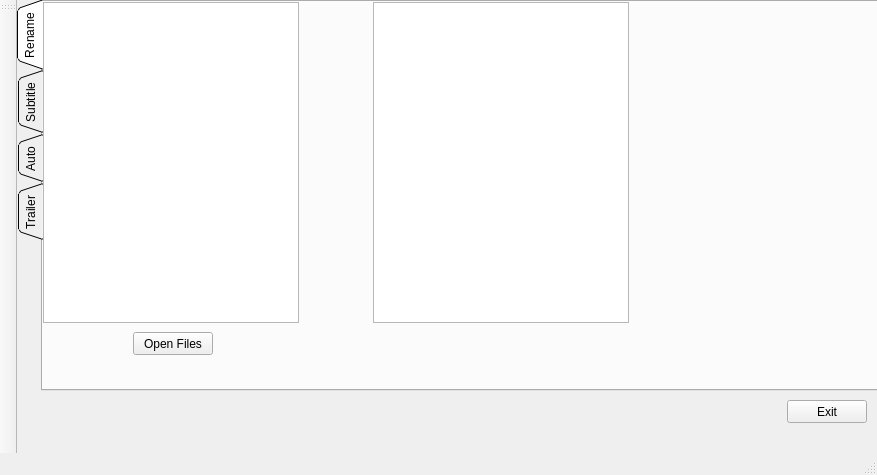
<?xml version="1.0" encoding="UTF-8"?>
<ui version="4.0">
 <class>MainWindow</class>
 <widget class="QMainWindow" name="MainWindow">
  <property name="geometry">
   <rect>
    <x>0</x>
    <y>0</y>
    <width>877</width>
    <height>475</height>
   </rect>
  </property>
  <property name="windowTitle">
   <string>MainWindow</string>
  </property>
  <widget class="QWidget" name="centralWidget">
   <widget class="QPushButton" name="btnExit">
    <property name="geometry">
     <rect>
      <x>770</x>
      <y>400</y>
      <width>80</width>
      <height>23</height>
     </rect>
    </property>
    <property name="toolTip">
     <string>&lt;html&gt;&lt;head/&gt;&lt;body&gt;&lt;p&gt;Exit the application.&lt;/p&gt;&lt;/body&gt;&lt;/html&gt;</string>
    </property>
    <property name="text">
     <string>Exit</string>
    </property>
   </widget>
   <widget class="QTabWidget" name="tabWidget">
    <property name="geometry">
     <rect>
      <x>0</x>
      <y>0</y>
      <width>861</width>
      <height>391</height>
     </rect>
    </property>
    <property name="layoutDirection">
     <enum>Qt::LeftToRight</enum>
    </property>
    <property name="tabPosition">
     <enum>QTabWidget::West</enum>
    </property>
    <property name="tabShape">
     <enum>QTabWidget::Triangular</enum>
    </property>
    <property name="currentIndex">
     <number>0</number>
    </property>
    <property name="elideMode">
     <enum>Qt::ElideNone</enum>
    </property>
    <widget class="QWidget" name="tabRename">
     <attribute name="title">
      <string>Rename</string>
     </attribute>
     <widget class="QListWidget" name="listWidget">
      <property name="geometry">
       <rect>
        <x>0</x>
        <y>0</y>
        <width>256</width>
        <height>321</height>
       </rect>
      </property>
     </widget>
     <widget class="QListWidget" name="listWidget_2">
      <property name="geometry">
       <rect>
        <x>330</x>
        <y>0</y>
        <width>256</width>
        <height>321</height>
       </rect>
      </property>
     </widget>
     <widget class="QPushButton" name="btnOpenFiles">
      <property name="geometry">
       <rect>
        <x>90</x>
        <y>330</y>
        <width>80</width>
        <height>23</height>
       </rect>
      </property>
      <property name="cursor">
       <cursorShape>PointingHandCursor</cursorShape>
      </property>
      <property name="text">
       <string>Open Files</string>
      </property>
     </widget>
    </widget>
    <widget class="QWidget" name="tabSubtitle">
     <attribute name="title">
      <string>Subtitle</string>
     </attribute>
    </widget>
    <widget class="QWidget" name="tabAuto">
     <attribute name="title">
      <string>Auto</string>
     </attribute>
    </widget>
    <widget class="QWidget" name="tabTrailer">
     <attribute name="title">
      <string>Trailer</string>
     </attribute>
    </widget>
   </widget>
  </widget>
  <widget class="QMenuBar" name="menuBar">
   <property name="geometry">
    <rect>
     <x>0</x>
     <y>0</y>
     <width>877</width>
     <height>20</height>
    </rect>
   </property>
  </widget>
  <widget class="QToolBar" name="mainToolBar">
   <attribute name="toolBarArea">
    <enum>LeftToolBarArea</enum>
   </attribute>
   <attribute name="toolBarBreak">
    <bool>false</bool>
   </attribute>
  </widget>
  <widget class="QStatusBar" name="statusBar"/>
 </widget>
 <layoutdefault spacing="6" margin="11"/>
 <resources/>
 <connections/>
</ui>
